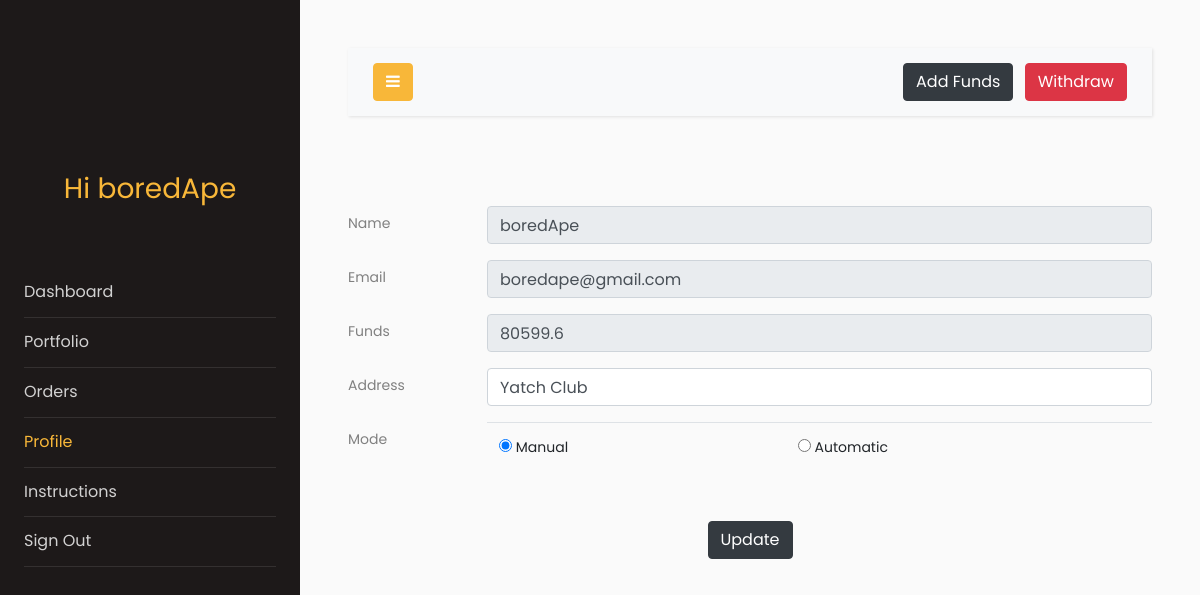
Screenshot of /profile (signed in) with the database file from the repository.
### models.py (models this page shows, shortened)
class Users(db.Model, UserMixin):
    __tablename__ = "users"
    name = db.Column(db.String(64))
    pasword_hash = db.Column(db.String(128))
    id = db.Column(db.Integer, primary_key=True)
    address = db.Column(db.String(128))
    funds = db.Column(db.Float, default=0)
    email = db.Column(db.String(64), unique=True, index=True)
    mode = db.Column(db.Integer, default=0)  # 0 is manual, 1 is automatic

### app.py (the view, shortened to what this page needs)
@app.route("/profile", methods=["GET", "POST"])
@login_required
def profile():
    pform = profiles()
    addform = addFunds()
    withform = WithdrawFunds()
    if addform.validate_on_submit() and addform.submit1.data:
        current_user.funds = current_user.funds + int(addform.amount.data)
        db.session.commit()
        flash("Funds added successfuly")
        return redirect(url_for("profile"))
    if pform.validate_on_submit():
        current_user.address = pform.address.data
        if pform.mode.data == 1:
            flash("Work in progress for Automatic Mode")
        current_user.mode = 0
        db.session.commit()
        flash("User Account Updated")
        return redirect(url_for("profile"))
    elif request.method == "GET":
        pform.name.data = current_user.name
        pform.email.data = current_user.email
        pform.funds.data = round(current_user.funds, 2)
        pform.address.data = current_user.address
        pform.mode.data = current_user.mode
    return render_template(
        "profile.html", proForm=pform, addform=addform, withform=withform
    )

### forms.py
class profiles(FlaskForm):
    name = StringField("Name")
    email = StringField("Email")
    funds = IntegerField("Funds")
    address = StringField("Address")
    mode = RadioField(
        "Mode", choices=[(0, "Manual"), (1, "Automatic")], default=0, coerce=int
    )
    submit = SubmitField("Update")

class addFunds(FlaskForm):
    amount = IntegerField("amount", validators=[DataRequired()])
    submit1 = SubmitField("Add Funds")

### models.py (called while the page is built)
@login_manager.user_loader
def load_user(user_id):
    return Users.query.get(user_id)

### templates/profile.html (shortened to what this page needs)
<!doctype html>
<html lang="en">
<head>
    <link rel="stylesheet" href="https://stackpath.bootstrapcdn.com/font-awesome/4.7.0/css/font-awesome.min.css">
    <link rel="stylesheet" href="{{ url_for('static', filename='css1/style.css') }}">
</head>
<body>
    <div class="wrapper d-flex align-items-stretch">
        <nav id="sidebar">
            <div class="p-4 pt-5">
                <a href="#" class="img logo"></a>
                <h3 style="color: #f8b739; font-family: Poppins, Arial, sans-serif; text-align: center;">Hi
                    {{current_user.name}}</h3>
                <br>
                <br>
                <ul class="list-unstyled components mb-5">
                    <li>
                        <a href="{{url_for('dashboard')}}">Dashboard</a>
                    </li>
                    <li>
                        <a href="{{url_for('portfolio')}}">Portfolio</a>
                      </li>
                    <li>
                        <a href="{{url_for('orders')}}">Orders</a>
                    </li>
                    <li class="active">
                        <a href="{{url_for('profile')}}">Profile</a>
                    </li>
                    <li>
                        <a href="{{url_for('instructions')}}">Instructions</a>
                    </li>
                    <li>
                        <a href="{{url_for('logout')}}">Sign Out</a>
                    </li>
                </ul>
            </div>
        </nav>
        <div id="content" class="p-4 p-md-5">
            <nav class="navbar navbar-expand-lg navbar-light bg-light">
                <div class="container-fluid">
                    <button type="button" id="sidebarCollapse" class="btn btn-primary">
                        <i class="fa fa-bars"></i>
                    </button>
                    <button class="btn btn-dark ml-auto d-inline-block" data-toggle="modal" data-target="#transaction">Add Funds</button>&nbsp; &nbsp;
                    <button class="btn btn-danger d-inline-block" data-toggle="modal" data-target="#withdraw">Withdraw</button>
                </div>
            </nav>
             <br>
             <br>
            <form method="POST" enctype="multipart/form-data" class="form-group">
                <div class="form-group row">
                    <label for="staticEmail" class="col-sm-2 col-form-label">Name</label>
                    <div class="col-sm-10">
                        {{proForm.name(class='form-control', disabled=True)}}
                    </div>
                </div>
                <div class="form-group row">
                    <label for="staticEmail" class="col-sm-2 col-form-label">Email</label>
                    <div class="col-sm-10">
                        {{proForm.email(class="form-control", disabled=True)}}
                    </div>
                </div>
                <div class="form-group row">
                    <label for="inputPassword" class="col-sm-2 col-form-label">Funds</label>
                    <div class="col-sm-10">
                        {{proForm.funds(class='form-control',disabled=True)}}
                    </div>
                </div>
                <div class="form-group row">
                    <label for="inputPassword" class="col-sm-2 col-form-label">Address</label>
                    <div class="col-sm-10">
                        {{proForm.address(class='form-control',maxlength=128)}}
                    </div>
                </div>
                <div class="form-group row">
                    <label for="inputPassword" class="col-sm-2 col-form-label">Mode</label>
                    <div class="col-sm-10">
                        <table class="table">
                        <tr>
                            {% for subfield in proForm.mode %}
                                <td><label class="radio-inline"> {{subfield}} {{subfield.label}} </label></td>
                            {% endfor %}
                        </tr>
                        </table>
                    </div>
                </div>
                <div class="form-group row">
                    <div style="margin:0 auto 0">
                        {{proForm.submit(class='btn btn-dark')}}
                    </div>
                </div>
            </form>
        </div>
    </div>
</body>
</html>

### rows the page displays
Users: name "boredApe", email "boredape@gmail.com", funds "80599.6", address "Yatch Club"

### other values shown
{{ subfield.label }} "Manual" "Automatic"
